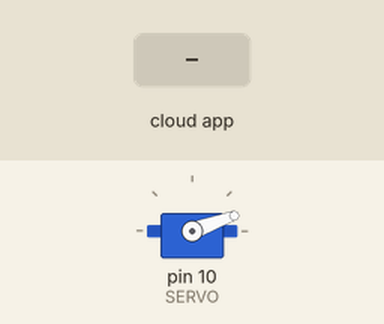
Bench run of a sketch on a simulated Arduino Leonardo, built with avr-gcc and run on an emulated ATmega32U4. Shown: servo. The inputs (shaded band) are chosen by the test bench. The ROS host is connected and sends only what is stated.

Above: at 1.2 s.
1.3 s: the phone or cloud app sets hold to 100
At 1.8 s:
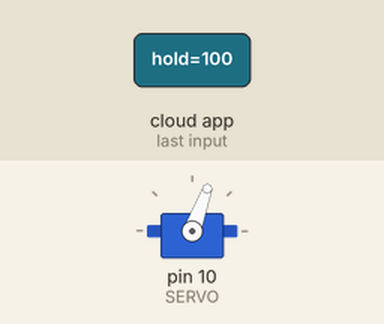
2.8 s: the phone or cloud app sets hold to -100
At 4.2 s:
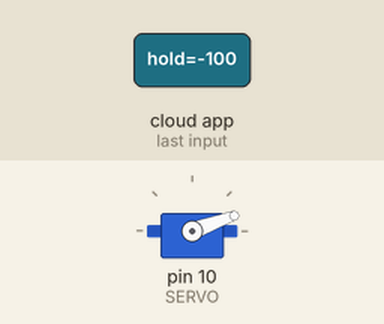
Timing chart, 0 to 5.8 s (numbered marks = the images above; inputs shaded):
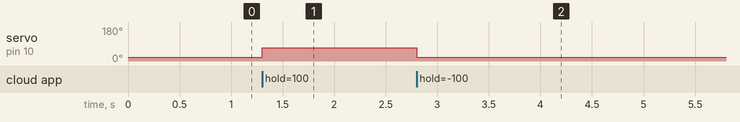

Measured:
- after the input at 1.3 s, servo on pin 10 (SERVO): 20° → 70° at once
- after the input at 2.8 s, servo on pin 10 (SERVO): 70° → 20° at once

The sketch:

keyboard_brk_1.ino
```cpp
#include <ros.h>
#include <ros/time.h>
#include <std_msgs/Float32.h>
#include<Servo.h>

const int SERVO = 10;
const float maxacc = 0.1;
const double G29max = 32767;
const double G29min = -32768;
Servo myServo;
ros::NodeHandle nh;
std_msgs::Float32 brk_cmd;
std_msgs::Float32 brkservo_cmd;


void BrakeCmdCb(const std_msgs::Float32 &msg)
{
  brk_cmd.data = msg.data;
}

ros::Subscriber<std_msgs::Float32> sub_brk_cmd("/keyboard/hold", BrakeCmdCb );


void setup() {
  // put your setup code here, to run once:
  nh.initNode();
  nh.subscribe(sub_brk_cmd);
  Serial.begin(57600);

  //nh.advertise(pub_servo_cmd);
  pinMode(SERVO,OUTPUT);
  myServo.attach(SERVO,600,2300);
}

void loop() {
  // put your main code here, to run repeatedly:
  nh.spinOnce();


  int anglepre = 0+20;

  if(brk_cmd.data > 50 && brk_cmd.data < 100)
    anglepre = 20;
  else if(brk_cmd.data == 100)
    anglepre = 20+50;
  myServo.write(anglepre);


}
```
